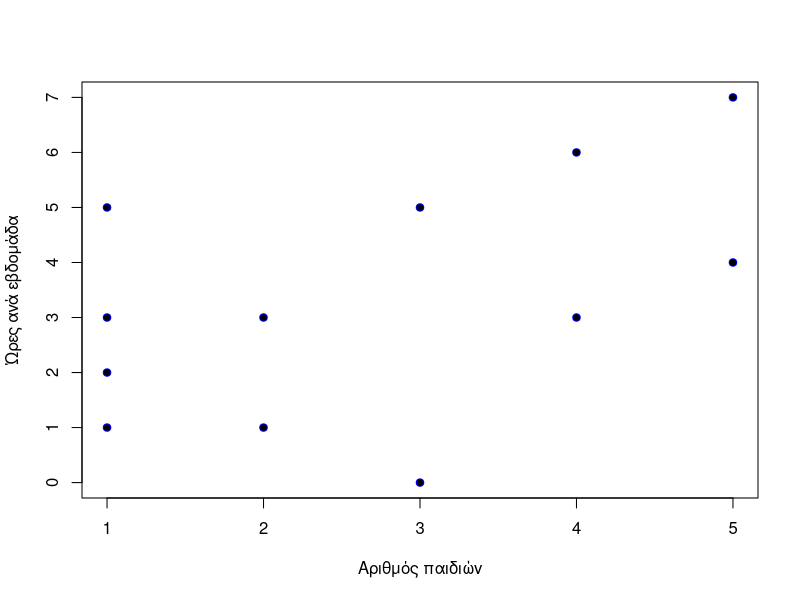
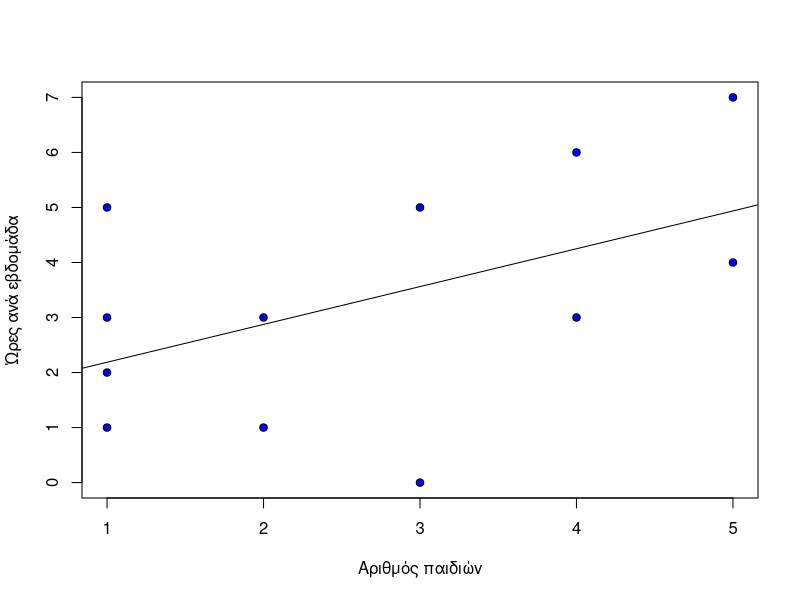
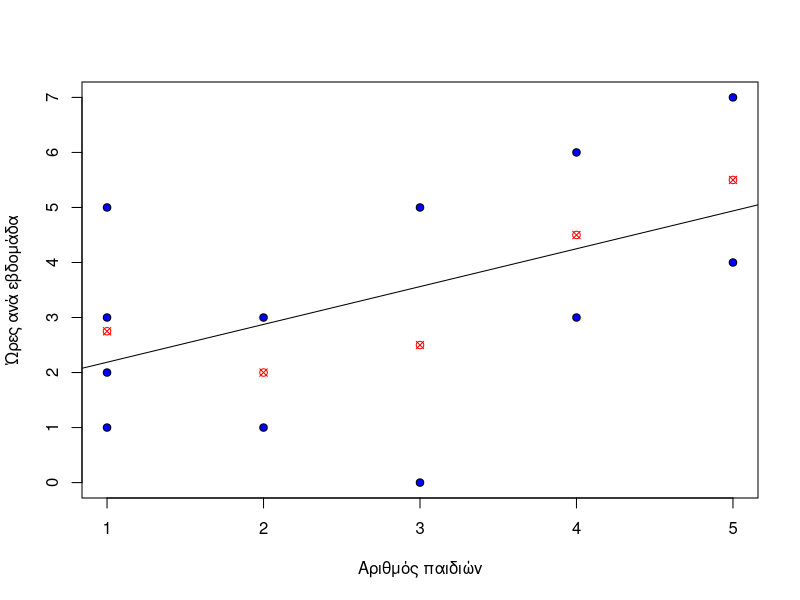

Generate these figures, in order, with R:
## ---- chunk 1
library(tidyverse)
## ---- chunk 2

df <- data.frame(x=c(1,1,1,1,2,2,3,3,4,4,5,5),
                  y=c(1,2,3,5,3,1,5,0,6,3,7,4))

## ---- chunk 3
plot(df$x,df$y,  col='blue', pch=21, bg="black", xlab="Αριθμός παιδιών", ylab="Ώρες ανά εβδομάδα")
## ---- chunk 4
model <- lm(formula = y ~ x, data=df)
## ---- chunk 5
model
## ---- chunk 6
model$coefficients["x"]

model$coefficients["(Intercept)"]


## ---- chunk 7
summary(model)
## ---- chunk 8

plot(df$x,df$y,  col='black', pch=21, bg="blue", xlab="Αριθμός παιδιών", ylab="Ώρες ανά εβδομάδα")

abline(model)
## ---- chunk 9
df_means <- df %>% group_by(x) %>% summarize(meanY=mean(y))
df_means
## ---- chunk 10


plot(df$x,df$y,  col='black', pch=21, bg="blue", xlab="Αριθμός παιδιών", ylab="Ώρες ανά εβδομάδα")

abline(model)
points(df_means$x, df_means$meanY, col='red', pch=13, bg="red")
## ---- chunk 11

predict(model, data.frame(x = 6))
